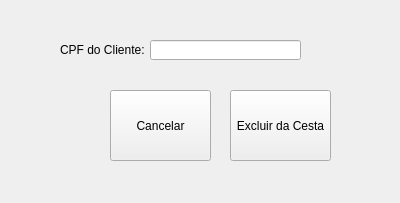
<?xml version="1.0" encoding="UTF-8"?>
<ui version="4.0">
 <class>exclusao_cliente</class>
 <widget class="QWidget" name="exclusao_cliente">
  <property name="geometry">
   <rect>
    <x>0</x>
    <y>0</y>
    <width>400</width>
    <height>203</height>
   </rect>
  </property>
  <property name="windowTitle">
   <string>Form</string>
  </property>
  <widget class="QLabel" name="NameClient">
   <property name="geometry">
    <rect>
     <x>60</x>
     <y>40</y>
     <width>91</width>
     <height>20</height>
    </rect>
   </property>
   <property name="text">
    <string>CPF do Cliente:</string>
   </property>
  </widget>
  <widget class="QLineEdit" name="search_client">
   <property name="geometry">
    <rect>
     <x>150</x>
     <y>40</y>
     <width>151</width>
     <height>20</height>
    </rect>
   </property>
  </widget>
  <widget class="QPushButton" name="excluircesta_button">
   <property name="geometry">
    <rect>
     <x>230</x>
     <y>90</y>
     <width>101</width>
     <height>71</height>
    </rect>
   </property>
   <property name="styleSheet">
    <string notr="true">image: url(:cliente/logo_cliente/cliente.png)</string>
   </property>
   <property name="text">
    <string>Excluir da Cesta</string>
   </property>
   <property name="icon">
    <iconset>
     <normaloff>:/logo_excluir/excluir.png</normaloff>:/logo_excluir/excluir.png</iconset>
   </property>
  </widget>
  <widget class="QPushButton" name="cancelar_button">
   <property name="geometry">
    <rect>
     <x>110</x>
     <y>90</y>
     <width>101</width>
     <height>71</height>
    </rect>
   </property>
   <property name="styleSheet">
    <string notr="true">image: url(:cliente/logo_cliente/cliente.png)</string>
   </property>
   <property name="text">
    <string>Cancelar</string>
   </property>
   <property name="icon">
    <iconset>
     <normaloff>:/logo_excluir/excluir.png</normaloff>:/logo_excluir/excluir.png</iconset>
   </property>
  </widget>
 </widget>
 <resources>
  <include location="logo_excluir.qrc"/>
 </resources>
 <connections/>
</ui>
